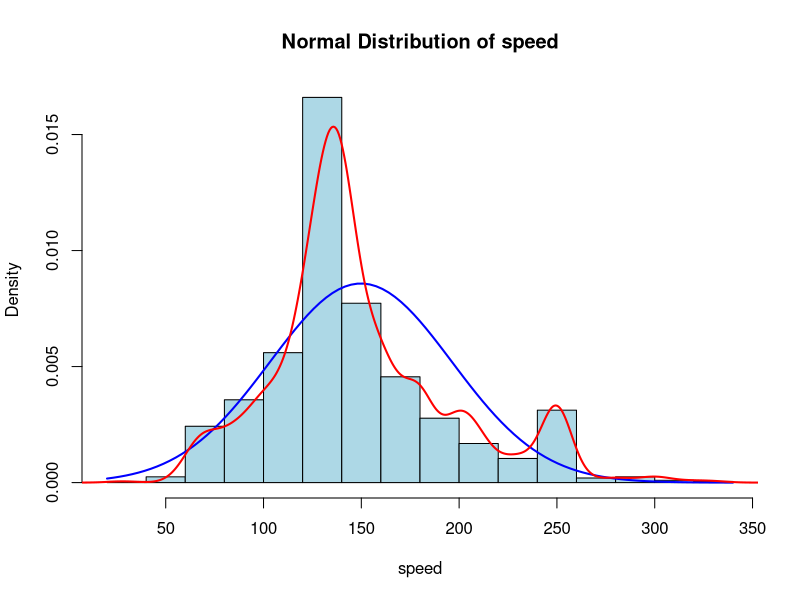
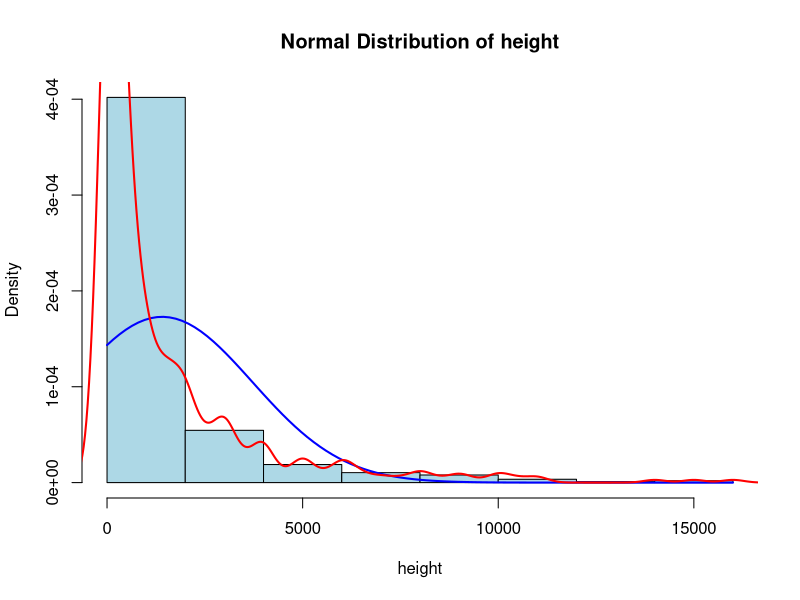
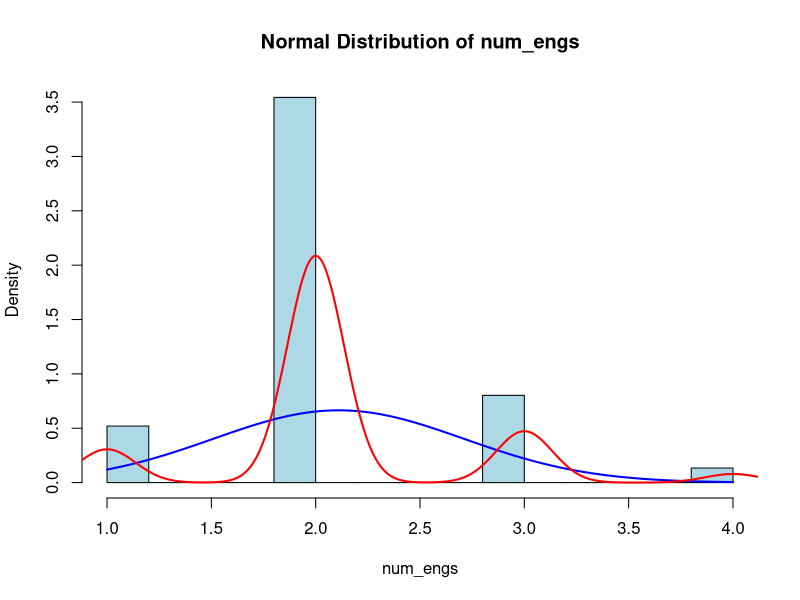
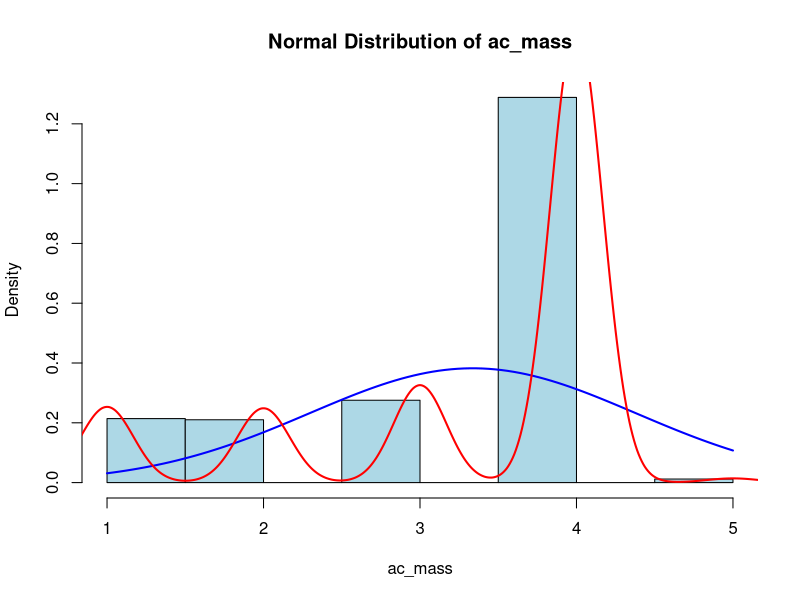

R code for these plots, in order:
# Read the CSV file
data <- read.csv("birds_collision.csv")
str(data)

# Start PDF file
pdf("Normal_plots.pdf")

# Define a function to create normal distribution plots
create_normal_distribution_plot <- function(variable_data, variable_name) {
  hist(variable_data, probability = TRUE, col = "lightblue", 
       main = paste("Normal Distribution of", variable_name), 
       xlab = variable_name, ylab = "Density")

  # Add a blue curve representing the theoretical normal distribution
  curve(dnorm(x, mean = mean(variable_data), sd = sd(variable_data)), 
        col = "blue", lwd = 2, add = TRUE)

  # Add a red density plot
  dens <- density(variable_data)
  lines(dens, col = "red", lwd = 2)
}

# Specify variables for analysis
variables <- c("speed", "height", "num_engs", "ac_mass")

# Generate normal distribution plots for each variable
for (variable in variables) {
  create_normal_distribution_plot(data[[variable]], variable)
}

# End PDF file
dev.off()
